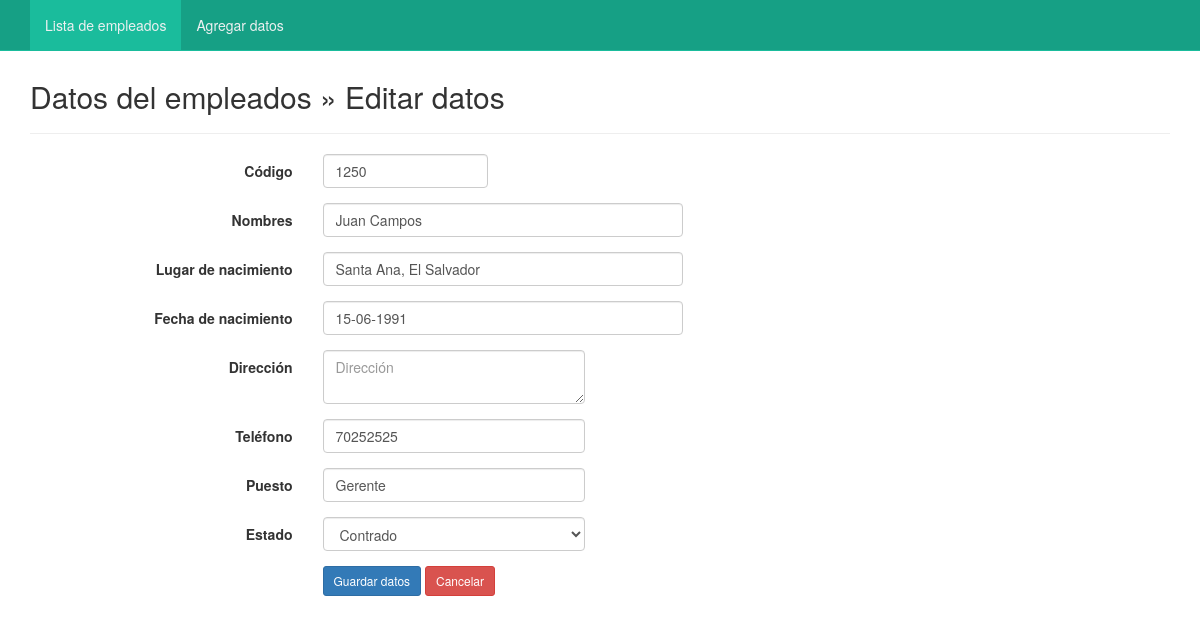
The page /empleados/edit.php?nik=1250 on the database its author committed.
### tables this page shows
CREATE TABLE `empleados` (
  `codigo` varchar(10) NOT NULL,
  `nombres` varchar(50) NOT NULL,
  `lugar_nacimiento` varchar(30) NOT NULL,
  `fecha_nacimiento` varchar(30) NOT NULL,
  `direccion` varchar(50) NOT NULL,
  `telefono` varchar(10) NOT NULL,
  `puesto` varchar(15) NOT NULL,
  `estado` int(11) NOT NULL
);

### empleados/edit.php (the view, shortened to what this page needs)
<?php
include("conexion.php");
?>
<!DOCTYPE html>
<html lang="es">
<head>
	<link href="css/bootstrap.min.css" rel="stylesheet">
	<link href="css/bootstrap-datepicker.css" rel="stylesheet">
	<link href="css/style_nav.css" rel="stylesheet">
</head>
<body>
	<nav class="navbar navbar-default navbar-fixed-top">
		<?php include("nav.php");?>
	</nav>
	<div class="container">
		<div class="content">
			<h2>Datos del empleados &raquo; Editar datos</h2>
			<hr />
			<?php
			$nik = mysqli_real_escape_string($con,(strip_tags($_GET["nik"],ENT_QUOTES)));
			$sql = mysqli_query($con, "SELECT * FROM empleados WHERE codigo='$nik'");
			if(mysqli_num_rows($sql) == 0){
				header("Location: index.php");
			}else{
				$row = mysqli_fetch_assoc($sql);
			}
			?>
			<form class="form-horizontal" action="" method="post">
				<div class="form-group">
					<label class="col-sm-3 control-label">Código</label>
					<div class="col-sm-2">
						<input type="text" name="codigo" value="<?php echo $row ['codigo']; ?>" class="form-control" placeholder="NIK" required>
					</div>
				</div>
				<div class="form-group">
					<label class="col-sm-3 control-label">Nombres</label>
					<div class="col-sm-4">
						<input type="text" name="nombres" value="<?php echo $row ['nombres']; ?>" class="form-control" placeholder="Nombres" required>
					</div>
				</div>
				<div class="form-group">
					<label class="col-sm-3 control-label">Lugar de nacimiento</label>
					<div class="col-sm-4">
						<input type="text" name="lugar_nacimiento" value="<?php echo $row ['lugar_nacimiento']; ?>" class="form-control" placeholder="Lugar de nacimiento" required>
					</div>
				</div>
				<div class="form-group">
					<label class="col-sm-3 control-label">Fecha de nacimiento</label>
					<div class="col-sm-4">
						<input type="text" name="fecha_nacimiento" value="<?php echo $row ['fecha_nacimiento']; ?>" class="input-group date form-control" date="" data-date-format="yyyy-mm-dd" placeholder="0000-00-00" required>
					</div>
				</div>
				<div class="form-group">
					<label class="col-sm-3 control-label">Dirección</label>
					<div class="col-sm-3">
						<textarea name="direccion" class="form-control" placeholder="Dirección"><?php echo $row ['direccion']; ?></textarea>
					</div>
				</div>
				<div class="form-group">
					<label class="col-sm-3 control-label">Teléfono</label>
					<div class="col-sm-3">
						<input type="text" name="telefono" value="<?php echo $row ['telefono']; ?>" class="form-control" placeholder="Teléfono" required>
					</div>
				</div>
				<div class="form-group">
					<label class="col-sm-3 control-label">Puesto</label>
					<div class="col-sm-3">
						<input type="text" name="puesto" value="<?php echo $row ['puesto']; ?>" class="form-control" placeholder="Puesto" required>
					</div>
				</div>
				<div class="form-group">
					<label class="col-sm-3 control-label">Estado</label>
					<div class="col-sm-3">
						<select name="estado" class="form-control">
							<option value="2" <?php if ($row ['estado']==2){echo "selected";} ?>>Contrado</option>
						</select>
					</div>
                </div>
				<div class="form-group">
					<label class="col-sm-3 control-label">&nbsp;</label>
					<div class="col-sm-6">
						<input type="submit" name="save" class="btn btn-sm btn-primary" value="Guardar datos">
						<a href="index.php" class="btn btn-sm btn-danger">Cancelar</a>
					</div>
				</div>
			</form>
		</div>
	</div>
</body>
</html>

### empleados/css/style_nav.css (style rules this page uses)
.navbar-default { background-color: #16a085; border-color: #1abc9c; }

### empleados/edit.php (style rules this page uses)
.content { margin-top: 80px; }

### rows shown on the page
empleados: codigo "1250", nombres "Juan Campos", lugar_nacimiento "Santa Ana, El Salvador", fecha_nacimiento "15-06-1991", telefono "70252525", puesto "Gerente", estado "Contrado"
